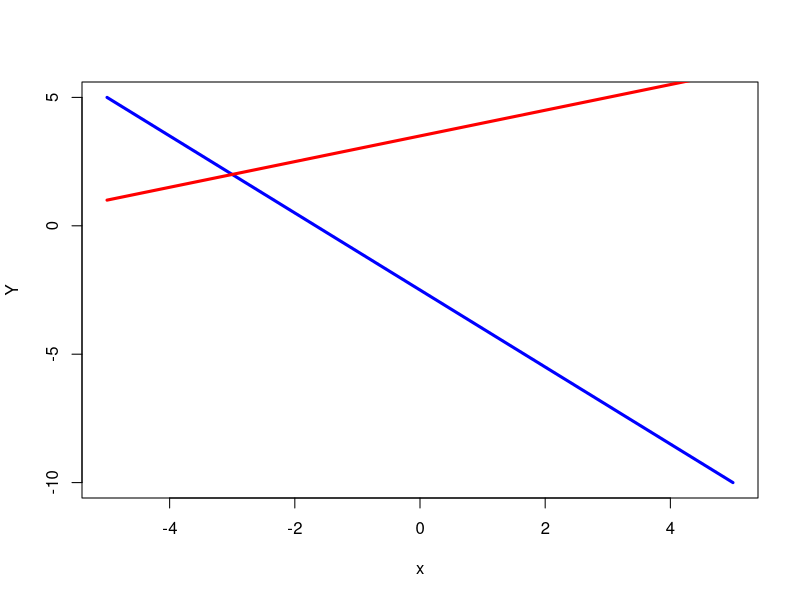
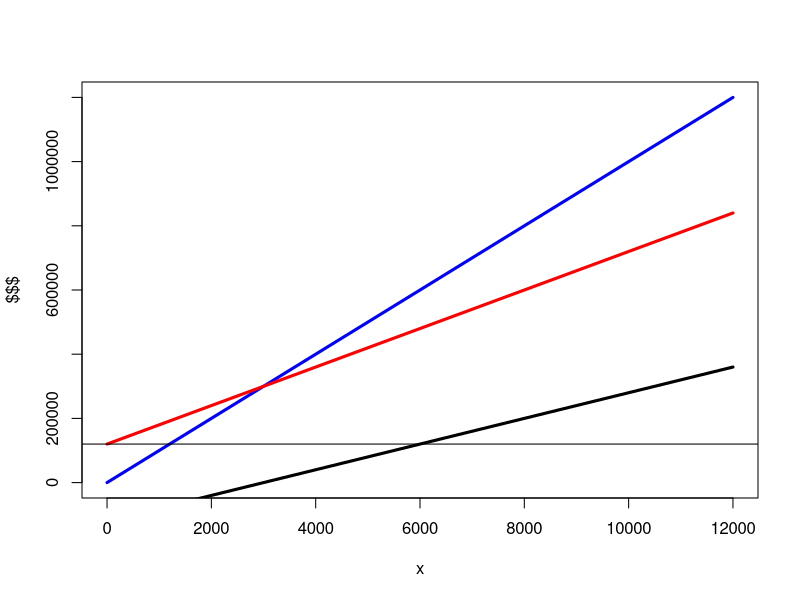

Generate these figures, in order, with R:
## ---- chunk 1
#library(solve)
solve(34, 680)
## ---- chunk 2
# LHS:
lhs<- matrix(c(10, 20,
                2, 6), nrow = 2)
lhs
# RHS
rhs<- matrix(c(15, 9),nrow = 2)
rhs
## ---- chunk 3
solve(lhs, rhs)
## ---- chunk 4
f<-function(x){(-3/2)*x -(5/2)} 
g<-function(x){(1/2)*x +7/2} 
plot(f, -5, 5, lwd=3, col="blue", ylab = "Y") 
plot(g, -5,5, lwd=3, col="red", add=T)
## ---- chunk 5
Pv = 100 
Q = 12000 
Cf=120000 
Cvu = 60
## ---- chunk 6
L = (Pv - Cvu)*Q - Cf 
L

## ---- chunk 7
M1 = Pv - Cvu 
M1
Qeq = Cf / M1 
Qeq
## ---- chunk 8
Leq = (Pv - Cvu)*Qeq - Cf 
Leq
## ---- chunk 9
L1 = 400000 
Cf1 = M1*Q - L1 
Cf1
## ---- chunk 10

Cf2 = 0.95*Cf 
Cf2 
L2 = (Pv - Cvu)*Q - Cf2 
L2
## ---- chunk 11

Cv1 = 0.95*(Cvu*Q) 
Cv1 
L3 = Pv*Q - (Cv1 + Cf) 
L3
## ---- chunk 12
fRT<-function(Q){Pv*Q} 
plot(fRT, 0, 12000, lwd=3, col="blue", ylab = "$$$")

fCT<- function(Q){Cvu*Q +Cf} 
plot(fCT, 0, 12000, lwd=3, col="red",add=T) 
abline(h=120000)

fL<- function(Q){(Pv-Cvu)*Q - Cf} 
plot(fL, 0, 12000, lwd=3, col="black",add=T)
